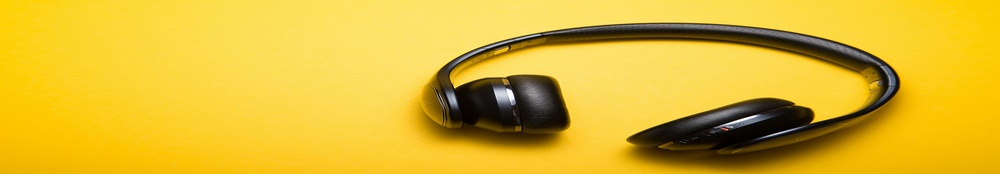
#> input picture headphone_cropped_test6.jpg, 1000 x 174 px, shrunk from 5415 x 940 before the run
$ python create_test_image.py
#> lines starting #> are read from the running program, lines starting #| are printed output that depends on the picture
from pathlib import Path
from tkinter import Tk, filedialog
from PIL import Image

# Open a file picker to select the original image
root = Tk()
root.withdraw()

selected_file = filedialog.askopenfilename(
    title="Select headphone small.jpg",
    filetypes=[
        ("Image files", "*.jpg *.jpeg *.png *.webp"),
        ("All files", "*.*"),
    ],
)
#> the answer given: headphone_cropped_test6.jpg

root.destroy()

if not selected_file:
    print("No image selected. Please run the script again.")
    raise SystemExit

source_path = Path(selected_file)
output_path = Path.cwd() / "headphone_cropped_test6.jpg"

with Image.open(source_path) as image:
#> image is the input picture: PIL image 1000x174 RGB; mean R, G, B 220, 183.6, 49.1
    image = image.convert("RGB")

    width, height = image.size
#> width = 1000; height = 174

    # Remove 3% from each edge
    left = int(width * 0.03)
#> left = 30
    top = int(height * 0.03)
#> top = 5
    right = int(width * 0.97)
#> right = 970
    bottom = int(height * 0.97)
#> bottom = 168

    cropped = image.crop((left, top, right, bottom))
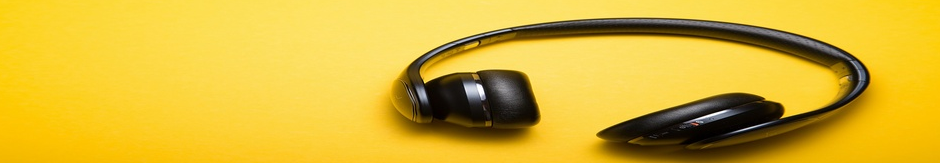
#> cropped: PIL image 940x163 RGB; mean R, G, B 216.3, 181.3, 52.6
    cropped.save(output_path, "JPEG", quality=95)

    print("Original image:", image.size)
#| Original image: (1000, 174)
    print("Cropped image:", cropped.size)
#| Cropped image: (940, 163)
    print("Saved test image:", output_path)
